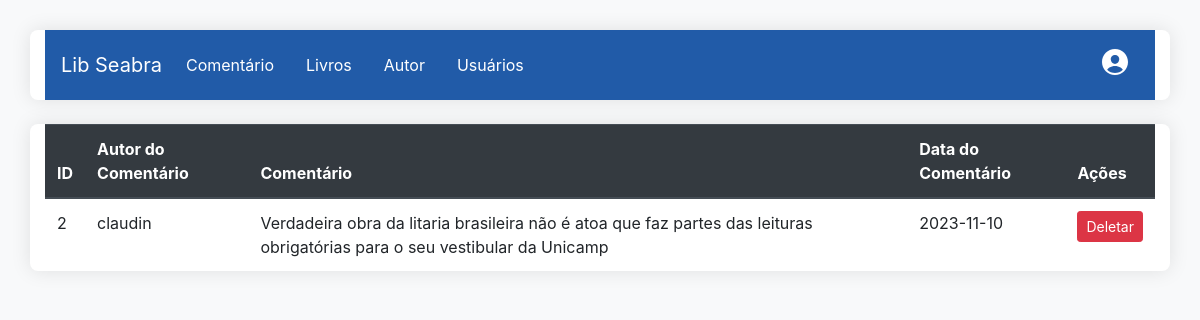
/admin/gerenciar_cometarios.php (signed in), run on the app's committed database.
### tables this page shows
CREATE TABLE IF NOT EXISTS `comentarios` (
  `id` int NOT NULL AUTO_INCREMENT,
  `comentario` text NOT NULL,
  `livro_id` int NOT NULL DEFAULT '0',
  `user_id` int DEFAULT NULL,
  `data` date DEFAULT NULL,
  PRIMARY KEY (`id`),
  KEY `FK__livros` (`livro_id`),
  KEY `FK_comentarios_user` (`user_id`),
  CONSTRAINT `FK__livros` FOREIGN KEY (`livro_id`) REFERENCES `livros` (`id`),
  CONSTRAINT `FK_comentarios_user` FOREIGN KEY (`user_id`) REFERENCES `user` (`id`)
);

CREATE TABLE IF NOT EXISTS `user` (
  `id` int NOT NULL AUTO_INCREMENT,
  `user` varchar(50) DEFAULT NULL,
  `email` varchar(50) DEFAULT NULL,
  `admin` int DEFAULT NULL,
  `senha` text,
  `data` date DEFAULT NULL,
  PRIMARY KEY (`id`)
);

### admin/gerenciar_cometarios.php (the view, shortened to what this page needs)
<?php
include('./menu_adm.php');
include('../protect/db.php');
if ($_SERVER["REQUEST_METHOD"] == "POST") {
    $livro_id = $_POST['livro_id'];
    $novo_comentario = $_POST['novo_comentario'];
    $usuario_id = $_SESSION['id'];
    $data_comentario = date("Y-m-d H:i:s");
    $sql = "INSERT INTO comentarios (livro_id, user_id, comentario, data)
            VALUES ('$livro_id', '$usuario_id', '$novo_comentario', '$data_comentario')";
    if ($conn->query($sql) === TRUE) {
        header("Location: ../detalhes_livro.php?id=" . $livro_id);
    } else {
        echo "Erro ao inserir o comentário: " . $conn->error;
    }
} else {
    $sql = "SELECT comentarios.id as comentario_id, comentarios.comentario, comentarios.data, user.user as autor_nome
            FROM comentarios
            INNER JOIN user ON comentarios.user_id = user.id
            ORDER BY comentarios.data DESC";
    $result = $conn->query($sql);
?>
<!DOCTYPE html>
<html lang="en">
<head>
    <link rel="stylesheet" href="https://stackpath.bootstrapcdn.com/bootstrap/4.3.1/css/bootstrap.min.css">
    <link rel="stylesheet" href="../css/tabela.css">
</head>
<body>
<?php
    if ($result->num_rows > 0) {
        echo "<div class='container mt-4'>";
        echo "<table class='table'>";
        echo "<thead class='thead-dark'>";
        echo "<tr>";
        echo "<th>ID</th>";
        echo "<th>Autor do Comentário</th>";
        echo "<th>Comentário</th>";
        echo "<th>Data do Comentário</th>";
        echo "<th>Ações</th>";
        echo "</tr>";
        echo "</thead>";
        echo "<tbody>";
        while ($row = $result->fetch_assoc()) {
            echo "<tr>";
            echo "<td>" . $row["comentario_id"] . "</td>";
            echo "<td>" . $row["autor_nome"] . "</td>";
            echo "<td>" . $row["comentario"] . "</td>";
            echo "<td>" . $row["data"] . "</td>";
            echo "<td>";
            echo "<form action='../protect/delet/deletar_comentario.php' method='post'>";
            echo "<button type='submit' class='btn btn-danger btn-sm'>Deletar</button>";
            echo "</form>";
            echo "</td>";
            echo "</tr>";
        }
        echo "</tbody>";
        echo "</table>";
        echo "</div>";
    } else {
        echo "Nenhum comentário encontrado.";
    }
}
?>
</body>
</html>

### css/tabela.css (style rules this page uses)
body { background-color: #f8f9fa; }
.container { background-color: #fff; box-shadow: 0 0 20px rgba(0, 0, 0, 0.1); border-radius: 8px; margin-top: 30px; }
form { display: flex; }

### data on the page
comentarios: id "2", user.user "claudin", comentario "Verdadeira obra da litaria brasileira não é atoa que faz partes das leituras obrigatórias para o seu vestibular da Unicamp", data "2023-11-10"
